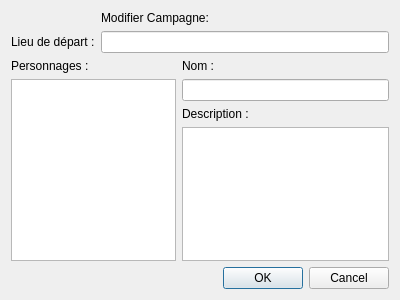
<?xml version="1.0" encoding="UTF-8"?>
<ui version="4.0">
 <class>formModifierCampagne</class>
 <widget class="QDialog" name="formModifierCampagne">
  <property name="geometry">
   <rect>
    <x>0</x>
    <y>0</y>
    <width>400</width>
    <height>300</height>
   </rect>
  </property>
  <property name="windowTitle">
   <string>Dialog</string>
  </property>
  <layout class="QGridLayout" name="gridLayout">
   <item row="0" column="1" colspan="2">
    <widget class="QLabel" name="label">
     <property name="text">
      <string>Modifier Campagne:</string>
     </property>
    </widget>
   </item>
   <item row="1" column="0">
    <widget class="QLabel" name="label_5">
     <property name="text">
      <string>Lieu de départ :</string>
     </property>
    </widget>
   </item>
   <item row="1" column="1" colspan="2">
    <widget class="QLineEdit" name="lineEdit_2"/>
   </item>
   <item row="2" column="0">
    <widget class="QLabel" name="label_2">
     <property name="text">
      <string>Personnages :</string>
     </property>
    </widget>
   </item>
   <item row="2" column="2">
    <widget class="QLabel" name="label_3">
     <property name="text">
      <string>Nom :</string>
     </property>
    </widget>
   </item>
   <item row="3" column="0" rowspan="3" colspan="2">
    <widget class="QListWidget" name="listWidget"/>
   </item>
   <item row="3" column="2">
    <widget class="QLineEdit" name="lineEdit"/>
   </item>
   <item row="4" column="2">
    <widget class="QLabel" name="label_4">
     <property name="text">
      <string>Description :</string>
     </property>
    </widget>
   </item>
   <item row="5" column="2">
    <widget class="QTextEdit" name="textEdit"/>
   </item>
   <item row="6" column="0" colspan="3">
    <widget class="QDialogButtonBox" name="buttonBox">
     <property name="orientation">
      <enum>Qt::Horizontal</enum>
     </property>
     <property name="standardButtons">
      <set>QDialogButtonBox::Cancel|QDialogButtonBox::Ok</set>
     </property>
    </widget>
   </item>
  </layout>
 </widget>
 <resources/>
 <connections>
  <connection>
   <sender>buttonBox</sender>
   <signal>accepted()</signal>
   <receiver>formModifierCampagne</receiver>
   <slot>accept()</slot>
   <hints>
    <hint type="sourcelabel">
     <x>248</x>
     <y>254</y>
    </hint>
    <hint type="destinationlabel">
     <x>157</x>
     <y>274</y>
    </hint>
   </hints>
  </connection>
  <connection>
   <sender>buttonBox</sender>
   <signal>rejected()</signal>
   <receiver>formModifierCampagne</receiver>
   <slot>reject()</slot>
   <hints>
    <hint type="sourcelabel">
     <x>316</x>
     <y>260</y>
    </hint>
    <hint type="destinationlabel">
     <x>286</x>
     <y>274</y>
    </hint>
   </hints>
  </connection>
 </connections>
</ui>
